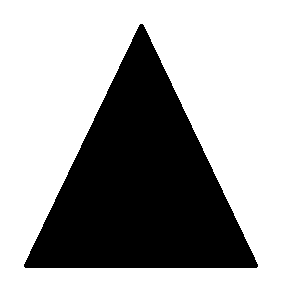
//> input picture OpenCV/HuMoments/Images/Triangle.bmp, 300 x 300 px
$ ./HuMoments   (built with g++ and OpenCV 4)
//> lines starting //> are read from the running program, lines starting //| are printed output that depends on the picture; after the words box and inside, x2 and y2 are one past the last pixel; in counts of white or black regions, pixels touching at a corner belong together
//----------------------------------------------------------------------------
//
//  $Workfile: HuMoments.cpp$
//
//  $Revision: X$
//
//  Project:    Open CV example
//
//                            Copyright (c) 2017
//                               James A Wright
//                            All Rights Reserved
//
//  Modification History:
//  $Log:
//  $
//
//  Notes:
//     This is a tool created mostly by modifying the example code
//
//----------------------------------------------------------------------------
#include "opencv2/highgui/highgui.hpp"
#include "opencv2/imgproc/imgproc.hpp"
#include <iostream>
#include <stdio.h>
#include <stdlib.h>

using namespace cv;
using namespace std;

//----------------------------------------------------------------------------
//  File Locals
//----------------------------------------------------------------------------
Mat mSourceImage;
Mat mGreyScaleFromSource;
int mThresholdValue = 100;
int mMaxThreshold = 255;
RNG mRandomNumber(12345);

//----------------------------------------------------------------------------
//  Local function headers
//----------------------------------------------------------------------------
void thresholdTrackbarCallback(int, void*);

//--------------------------------------------------------------------
// Purpose:
//     Main entry point
//
// Notes:
//     None.
//--------------------------------------------------------------------
int main(int argc, char** argv)
{
    /// Load source image and convert it to gray
    mSourceImage = imread("triangle.bmp", 1);
//> mSourceImage is the input picture: 300 rows x 300 cols, CV_8UC3; 67.5% white; 1 black region, box (x1, y1, x2, y2) and area: (24, 24, 258, 268) 29292
//    mSourceImage = imread("cone2.jpg", 1);

    /// Convert image to gray and blur it
    cvtColor(mSourceImage, mGreyScaleFromSource, CV_BGR2GRAY);
    blur(mGreyScaleFromSource, mGreyScaleFromSource, Size(5, 5));
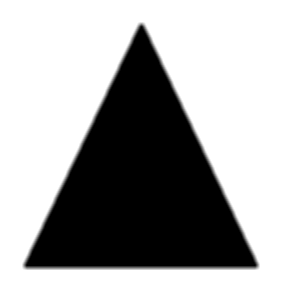
//> mGreyScaleFromSource: 300 rows x 300 cols, CV_8UC1; min 0, max 255, mean 172

    /// Create Window
    char* source_window = "Source";
    namedWindow(source_window, CV_WINDOW_AUTOSIZE);
    imshow(source_window, mSourceImage);

    createTrackbar(" Canny thresh:", "Source", &mThresholdValue, mMaxThreshold, thresholdTrackbarCallback);
    thresholdTrackbarCallback(0, 0);

    /// Wait for a key.  The trackbar does all the work
    waitKey(0);
    return(0);
}

//--------------------------------------------------------------------
// Purpose:
//     Main entry point
//
// Notes:
//     None.
//--------------------------------------------------------------------
void thresholdTrackbarCallback(int, void*)
{
    Mat canny_output;
    vector<vector<Point> > contours;
    vector<Vec4i> hierarchy;

    /// Detect edges using canny
    Canny(mGreyScaleFromSource, canny_output, mThresholdValue, mThresholdValue * 2, 3);
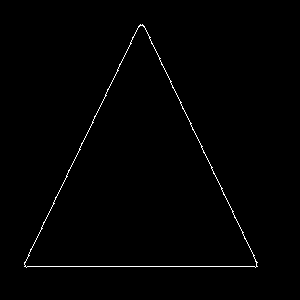
//> canny_output: 300 rows x 300 cols, CV_8UC1; 0.85% white in thin lines or dots, all inside (x1, y1, x2, y2) = (24, 24, 258, 268)
    /// Find contours
    findContours(canny_output, contours, hierarchy,
        CV_RETR_TREE, CV_CHAIN_APPROX_SIMPLE, Point(0, 0));
//> contours = 2 contours; box (x1, y1, x2, y2) and area: (24, 24, 258, 268) 28954, (24, 25, 257, 268) 28906

    /// Get the moments
    vector<Moments> mu(contours.size());
//> mu = 2 items
    for (int i = 0; i < contours.size(); i++)
    {
        mu[i] = moments(contours[i], false);
    }
//> this loop made 2 passes

    ///  Get the mass centers:
    vector<Point2f> mc(contours.size());
    for (int i = 0; i < contours.size(); i++)
    {
        mc[i] = Point2f((float)(mu[i].m10 / mu[i].m00), (float)(mu[i].m01 / mu[i].m00));
    }

    /// Draw contours
    Mat drawing = Mat::zeros(canny_output.size(), CV_8UC3);
    for (int i = 0; i< contours.size(); i++)
    {
        Scalar color = Scalar(mRandomNumber.uniform(0, 255),
            mRandomNumber.uniform(0, 255), mRandomNumber.uniform(0, 255));
        drawContours(drawing, contours, i, color, 2, 8, hierarchy, 0, Point());
        circle(drawing, mc[i], 4, color, -1, 8, 0);
    }
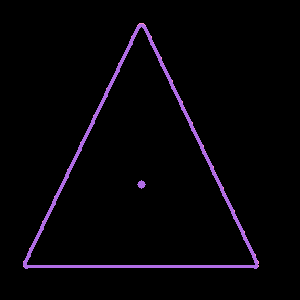
//> drawing: 300 rows x 300 cols, CV_8UC3; mean B, G, R 6.9, 3.3, 5.4

    /// Show in a window
    namedWindow("Grey", CV_WINDOW_AUTOSIZE);
    imshow("Grey", mGreyScaleFromSource);

    /// Show in a window
    namedWindow("Canny", CV_WINDOW_AUTOSIZE);
    imshow("Canny", canny_output);

    /// Show in a window
    namedWindow("Contours", CV_WINDOW_AUTOSIZE);
    imshow("Contours", drawing);

    /// Calculate the area with the moments 00 and compare with the result of the OpenCV function
    printf("\t Info: Area and Contour Length \n");
    for (int i = 0; i< contours.size(); i++)
    {
        printf(" * Contour[%d] - Area (M_00) = %.2f - Area OpenCV: %.2f - Length: %.2f \n",
            i, mu[i].m00, contourArea(contours[i]), arcLength(contours[i], true));
        Scalar color = Scalar(mRandomNumber.uniform(0, 255),
            mRandomNumber.uniform(0, 255), mRandomNumber.uniform(0, 255));
        drawContours(drawing, contours, i, color, 2, 8, hierarchy, 0, Point());
        circle(drawing, mc[i], 4, color, -1, 8, 0);
    }
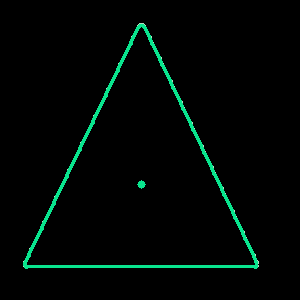
//> drawing: 300 rows x 300 cols, CV_8UC3; 3.04% of pixels changed, all inside (x1, y1, x2, y2) = (23, 23, 259, 269)
}
